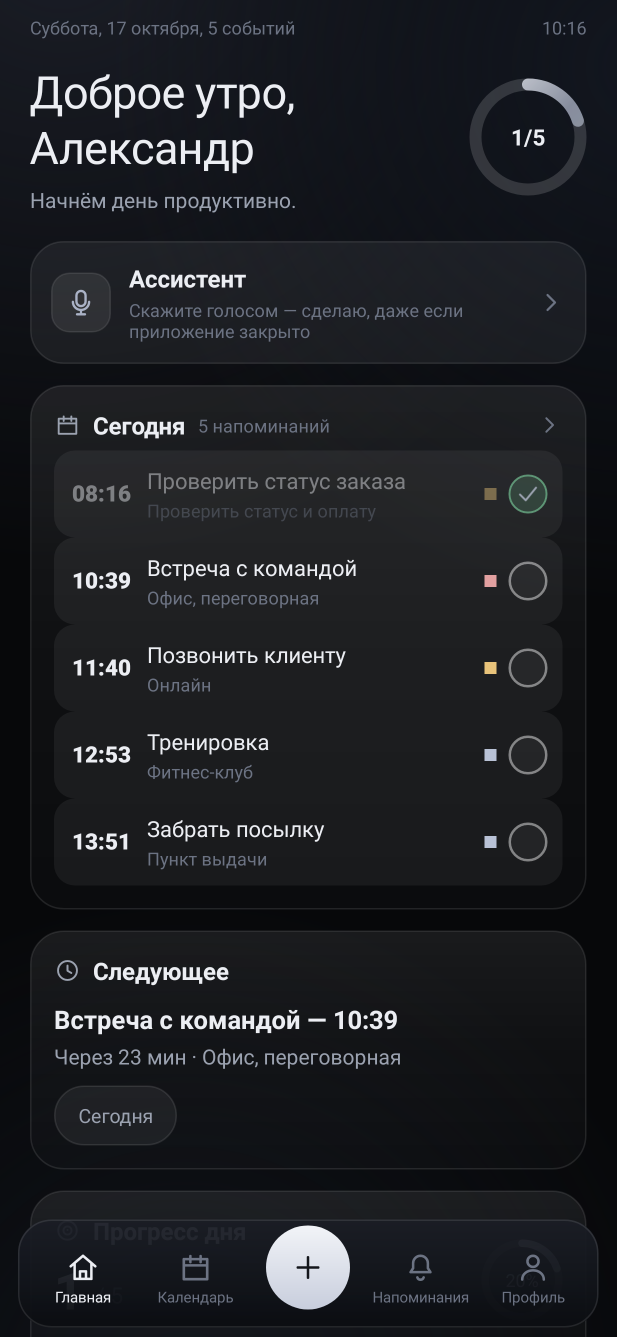
#> input picture screenshots/01-главная.png, 1233 x 2673 px, found by its file name (shown at 1/2 size)
$ python check_ui_screenshots.py
#> lines starting #> are read from the running program, lines starting #| are printed output that depends on the picture
#!/usr/bin/env python3
"""Вторая проверка вёрстки — по нарисованным картинкам (screenshots/*.png).

Смотрим реальные пиксели: «+» строго по центру, четыре вкладки меню идут с равным шагом
и симметрично, галочки в списке видны и выстроены в колонку. Запускается в CI после тестов.
"""
import glob
import os
import sys

from PIL import Image

ok = True


def say(good, text):
    global ok
    print(("  OK   " if good else "  ПЛОХО ") + text)
    if not good:
        ok = False


def groups_of(flags, min_width=4, merge_gap=30):
    """Собирает подряд идущие True в группы: [(начало, конец, центр)]."""
    out, start = [], None
    for i, f in enumerate(flags):
        if f and start is None:
            start = i
        elif not f and start is not None:
            if i - start >= min_width:
                out.append([start, i - 1])
            start = None
    if start is not None and len(flags) - start >= min_width:
        out.append([start, len(flags) - 1])
    merged = []
    for g in out:
        if merged and g[0] - merged[-1][1] <= merge_gap:
            merged[-1][1] = g[1]
        else:
            merged.append(g)
    return [(a, b, (a + b) / 2) for a, b in merged]


def home():
    path = "screenshots/01-главная.png"
    if not os.path.exists(path):
        say(False, f"нет файла {path}")
        return
    img = Image.open(path).convert("RGB")
    w, h = img.size
#> w = 1233; h = 2673
    px = img.load()
    print(f"проверяю {path}: {w}×{h}")
#| проверяю screenshots/01-главная.png: 1233×2673

    # 1) тело кнопки «+»: широкие светлые полосы внизу экрана
    fab_rows = []
    for y in range(int(h * 0.80), h):
        best = 0
        start = None
        for x in range(w):
            bright = sum(px[x, y]) > 520
            if bright and start is None:
                start = x
            elif not bright and start is not None:
                best = max(best, x - start if x - start > best else 0)
                start = None
            elif bright and start is None:
                pass
        fab_rows.append((y, best))
#> after the loop, fab_rows = 535 pairs, first value 2138 to 2672, second value 0 to 160
    rows = [y for y, b in fab_rows if b >= 80]
#> rows = 124 values from 2461 to 2608
    if not rows:
        say(False, "не нашёл светлую кнопку «+» внизу экрана")
        return
    y0, y1 = rows[0], rows[-1]
#> y0 = 2461; y1 = 2608
    xs = []
    for y in range(y0, y1 + 1):
        run, start = None, None
        for x in range(w):
            bright = sum(px[x, y]) > 520
            if bright and start is None:
                start = x
            elif not bright and start is not None:
                if run is None or (x - 1 - start) > (run[1] - run[0]):
                    run = (start, x - 1)
                start = None
        if run and run[1] - run[0] >= 80:
            xs += [run[0], run[1]]
#> after the loop, xs = 210 values, max 695 at index 95, min 532 at index 100, mean 613.4
    if not xs:
        say(False, "не смог определить границы кнопки «+»")
        return
    fab_center = (min(xs) + max(xs)) / 2
#> fab_center = 613.5
    say(abs(fab_center - w / 2) <= 5, f"«+» по центру: x={fab_center:.1f}, центр экрана {w / 2:.1f}")
    say((y1 - y0) >= 100, f"«+» достаточно крупный: высота {y1 - y0}px")

    # 2) значки вкладок: полоса вокруг центра «+», где видны только иконки 24dp и сама кнопка
    cy = (y0 + y1) / 2
#> cy = 2534.5
    band = range(int(cy - 40), int(cy + 40))
    flags = [sum(1 for y in band if sum(px[x, y]) > 250) > 0 for x in range(w)]
#> flags = 1233 items, first 6: False, False, False, False, False, False
    found = groups_of(flags, min_width=6, merge_gap=24)
#> after the loop in groups_of, `for i, f in enumerate(flags):`: out = [[139, 192], [365, 416], [532, 699], [819, 862], [1042, 1089]]
#> the loop in groups_of, `for g in out:` made 5 passes
#> after the loop in groups_of, `for g in out:`: merged has the same summary as out
#> found = [(139, 192, 165.5), (365, 416, 390.5), (532, 699, 615.5), (819, 862, 840.5), (1042, 1089, 1065.5)]
    tabs = [g for g in found if abs(g[2] - fab_center) > w * 0.1]
#> tabs = [(139, 192, 165.5), (365, 416, 390.5), (819, 862, 840.5), (1042, 1089, 1065.5)]
    print("     значки панели:", [(int(a), int(b)) for a, b, _ in found])
#|      значки панели: [(139, 192), (365, 416), (532, 699), (819, 862), (1042, 1089)]
    say(len(tabs) == 4, f"значков вкладок по бокам от «+»: {len(tabs)} (нужно 4)")
    if len(tabs) == 4:
        left = sorted([g[2] for g in tabs if g[2] < fab_center], reverse=True)
#> left = [390.5, 165.5]
        right = sorted([g[2] for g in tabs if g[2] > fab_center])
#> right = [840.5, 1065.5]
        near = (fab_center - left[0], right[0] - fab_center)
#> near = (223, 227)
        far = (fab_center - left[1], right[1] - fab_center)
#> far = (448, 452)
        say(abs(near[0] - near[1]) <= 6, f"ближние вкладки симметричны: {near[0]:.0f} и {near[1]:.0f} px от центра")
        say(abs(far[0] - far[1]) <= 6, f"дальние вкладки симметричны: {far[0]:.0f} и {far[1]:.0f} px от центра")
        step_l = far[0] - near[0]
#> step_l = 225
        step_r = far[1] - near[1]
#> step_r = 225
        say(abs(step_l - step_r) <= 6, f"шаг вкладок одинаков: {step_l:.0f} и {step_r:.0f} px")

    # 3) галочки списка: светлые кольца в правой колонке карточки «Сегодня»
    col_from, col_to = int(w * 0.82), int(w * 0.95)
#> col_from = 1011; col_to = 1171
    rows_flags = []
    for y in range(int(h * 0.30), int(h * 0.72)):
        cnt = sum(1 for x in range(col_from, col_to) if sum(px[x, y]) > 250)
        rows_flags.append(cnt >= 2)
#> this loop made 1123 passes
#> cnt on passes 1 to 3: 0, 0, 0
#> after the loop, rows_flags = 1123 items, first 6: False, False, False, False, False, False
    rings = groups_of(rows_flags, min_width=6, merge_gap=20)
#> the loop in groups_of (call 2), `for i, f in enumerate(flags):` made 1123 passes
#> f on passes 1 to 12: False, False, False, False, False, False, False, False, False, False, False, False
#> the loop in groups_of (call 2), `for g in out:` made 6 passes
#> g on passes 1 to 6: [34, 63], [148, 225], [322, 399], [496, 573], [670, 747], [844, 921]
#> rings = [(34, 63, 48.5), (148, 225, 186.5), (322, 399, 360.5), (496, 573, 534.5), (670, 747, 708.5), (844, 921, 882.5)]
    print("     полосы галочек:", [(int(a), int(b)) for a, b, _ in rings])
#|      полосы галочек: [(34, 63), (148, 225), (322, 399), (496, 573), (670, 747), (844, 921)]
    say(len(rings) >= 4, f"видимых галочек в списке: {len(rings)} (нужно 4-5)")


def not_blank(name, min_std=6.0):
#> called with name = '07-новое-напоминание.png', min_std = 6
    if not os.path.exists("screenshots/" + name):
        say(False, f"нет файла screenshots/{name}")
        return
    small = Image.open("screenshots/" + name).convert("L").resize((64, 128))
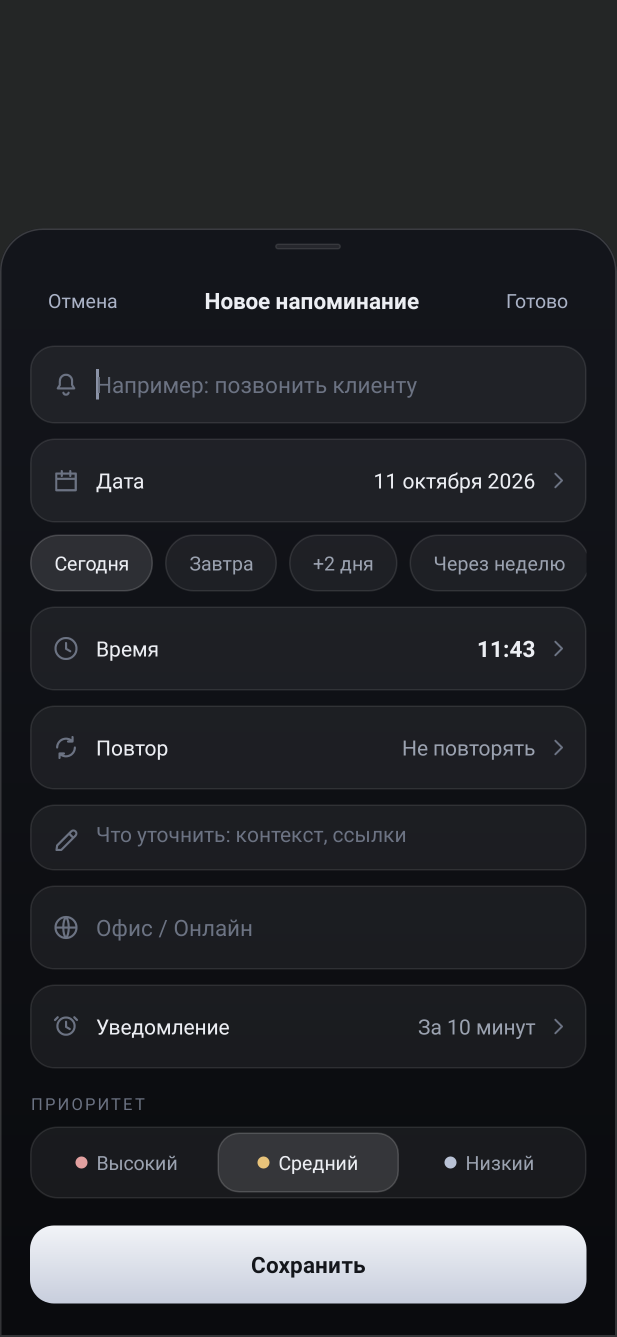
#> input picture screenshots/07-новое-напоминание.png, 1233 x 2673 px, found by its file name (shown at 1/2 size)
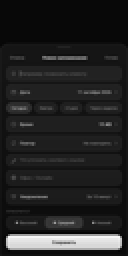
#> small: PIL image 64x128 L (shown 2 times larger); min 3, max 249, mean 35.4
    data = list(small.tobytes())
#> data = 8192 values, max 249 at index 7556, min 3 at index 7429, mean 35.36
    mean = sum(data) / len(data)
#> mean = 35.36
    std = (sum((v - mean) ** 2 for v in data) / len(data)) ** 0.5
#> std = 45.29
    say(std > min_std, f"{name}: картинка не пустая (разброс яркости {std:.1f})")


if __name__ == "__main__":
    files = sorted(os.path.basename(p) for p in glob.glob("screenshots/*.png"))
    print("картинок для проверки:", len(files))
    if not files:
        print("ОШИБКА: скриншоты не созданы")
        sys.exit(1)
    home()
    for extra in ("07-новое-напоминание.png", "05-профиль.png", "02-виджеты.png"):
        not_blank(extra)
#> pass 2 of the loop `for extra in ("07-новое-напоминание.png", "05-профиль.png", "02-виджет..`:
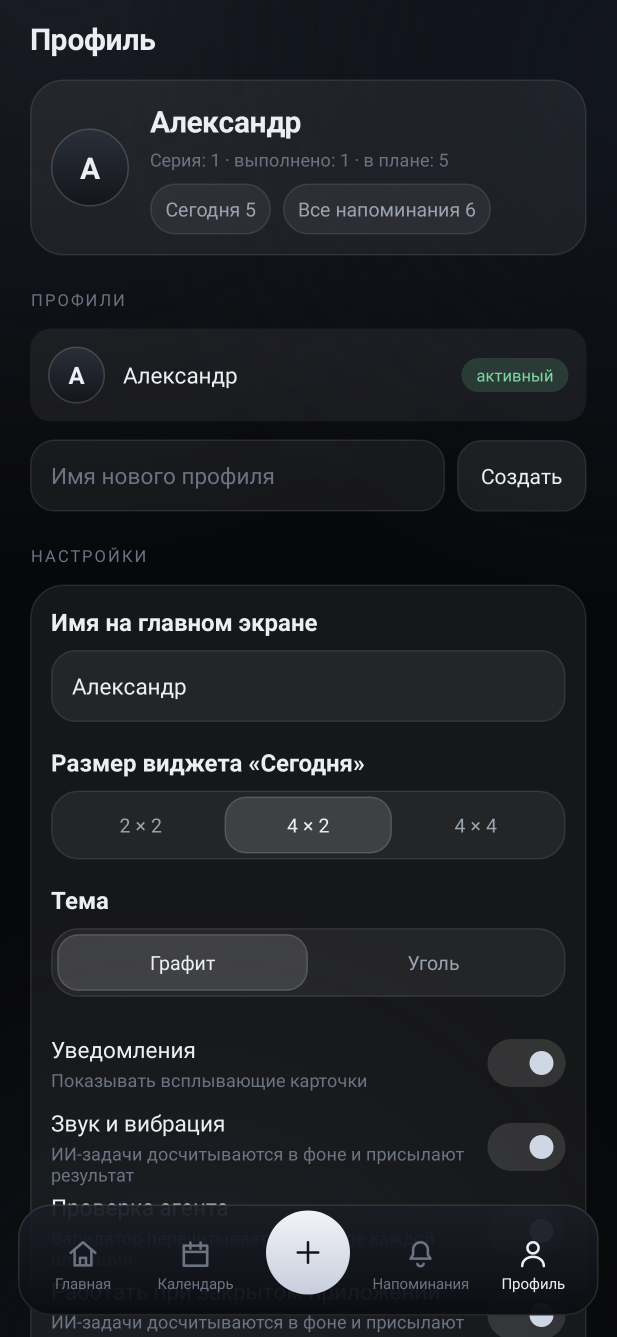
#> input picture screenshots/05-профиль.png, 1233 x 2673 px, found by its file name (shown at 1/2 size)
#> in not_blank (call 2), `small = Image.open("screenshots/" + name).convert("L").resize((64, 128))`:
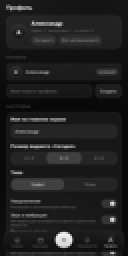
#> small: PIL image 64x128 L (shown 2 times larger); min 7, max 243, mean 32.4
#> data = 8192 values, max 243 at index 7517, min 7 at index 3408, mean 32.37
#> mean = 32.37
#> std = 25.61
#> pass 3 of the loop `for extra in ("07-новое-напоминание.png", "05-профиль.png", "02-виджет..`:
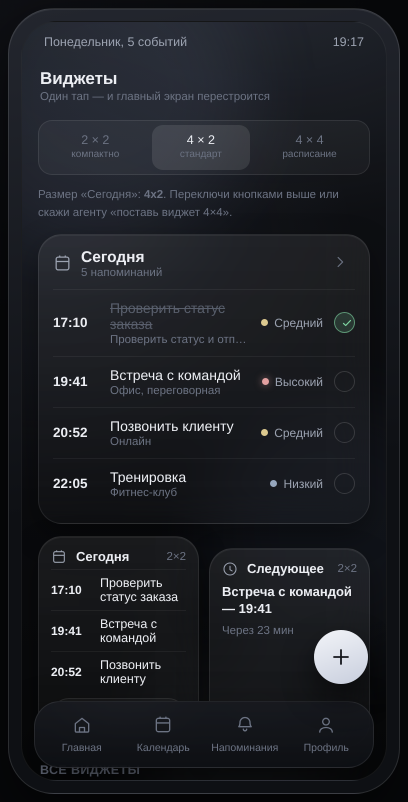
#> input picture screenshots/02-виджеты.png, 816 x 1604 px, found by its file name (shown at 1/2 size)
#> in not_blank (call 3), `small = Image.open("screenshots/" + name).convert("L").resize((64, 128))`:
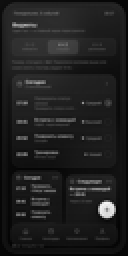
#> small: PIL image 64x128 L (shown 2 times larger); min 2, max 245, mean 32.3
#> data = 8192 values, max 245 at index 6516, min 2 at index 6842, mean 32.25
#> mean = 32.25
#> std = 24.21
    print("ИТОГ:", "вёрстка ровная" if ok else "есть замечания")
    sys.exit(0 if ok else 1)
#> (the program exits here)
